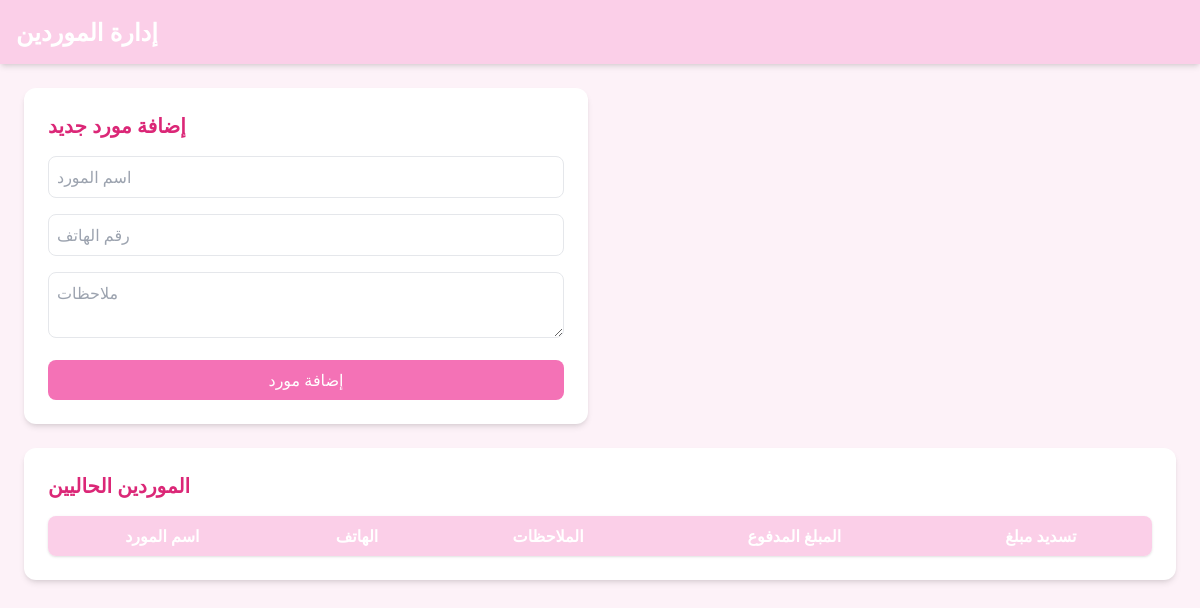
Before: /suppliers (signed in) with the older database file.
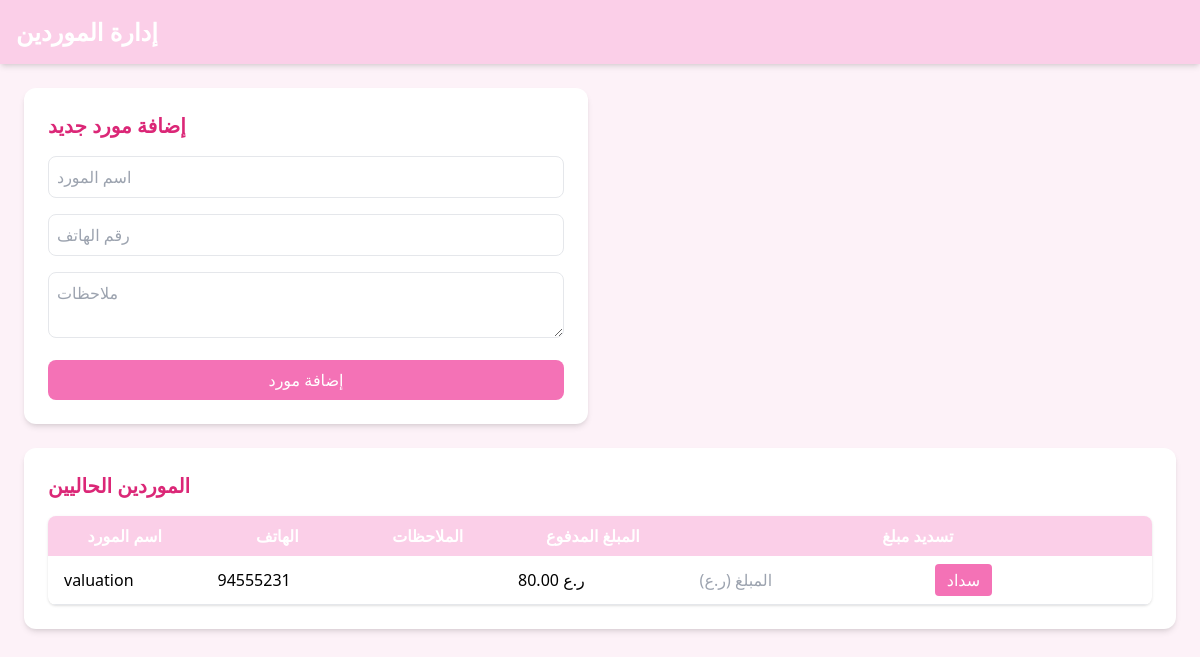
After: the same page with the newer database file.
### models.py (models this page shows)
class Supplier(db.Model):
    id = db.Column(db.Integer, primary_key=True)
    name = db.Column(db.String(100), nullable=False)
    phone = db.Column(db.String(20))
    notes = db.Column(db.Text)                  # العمود الجديد للملاحظات
    amount_paid = db.Column(db.Numeric(10,2))   # العمود الجديد للمبالغ المدفوعة

### routes/main.py (the view, shortened to what this page needs)
@main_bp.route('/suppliers', methods=['GET', 'POST'])
def suppliers_dashboard():
    if session.get('role') != 'admin':
        return "Access Denied", 403
    suppliers = Supplier.query.all()
    return render_template('suppliers_dashboard.html', suppliers=suppliers, username=session.get('username'))

### templates/suppliers_dashboard.html (shortened to what this page needs)
<!DOCTYPE html>
<html lang="en">
<head>
<script src="https://cdn.tailwindcss.com"></script>
</head>
<body class="bg-pink-50 font-sans">
<header class="bg-pink-200 p-4 shadow-md">
    <h1 class="text-2xl font-bold text-white">إدارة الموردين</h1>
</header>
<main class="p-6">
<div class="grid grid-cols-1 md:grid-cols-2 gap-6">
    <div class="bg-white p-6 rounded-xl shadow-md">
        <h2 class="text-xl font-semibold text-pink-600 mb-4">إضافة مورد جديد</h2>
        <form action="{{ url_for('main.suppliers_dashboard') }}" method="POST" class="space-y-4">
            <input type="text" name="name" placeholder="اسم المورد" class="w-full p-2 border rounded-lg" required>
            <input type="text" name="phone" placeholder="رقم الهاتف" class="w-full p-2 border rounded-lg">
            <textarea name="notes" placeholder="ملاحظات" class="w-full p-2 border rounded-lg"></textarea>
            <button type="submit" class="w-full bg-pink-400 text-white py-2 rounded-lg">إضافة مورد</button>
        </form>
    </div>
    <div class="bg-white p-6 rounded-xl shadow-md col-span-1 md:col-span-2">
        <h2 class="text-xl font-semibold text-pink-600 mb-4">الموردين الحاليين</h2>
        <table class="min-w-full bg-white shadow rounded-lg overflow-hidden">
    <thead class="bg-pink-200 text-white">
        <tr>
            <th class="py-2 px-4">اسم المورد</th>
            <th class="py-2 px-4">الهاتف</th>
            <th class="py-2 px-4">الملاحظات</th>
            <th class="py-2 px-4">المبلغ المدفوع</th>
            <th class="py-2 px-4">تسديد مبلغ</th>
        </tr>
    </thead>
    <tbody>
        {% for supplier in suppliers %}
        <tr class="border-b">
            <td class="py-2 px-4">{{ supplier.name }}</td>
            <td class="py-2 px-4">{{ supplier.phone }}</td>
            <td class="py-2 px-4">{{ supplier.notes }}</td>
            <td class="py-2 px-4">{{ supplier.amount_paid }} ر.ع</td>
            <td class="py-2 px-4">
                <form method="POST" action="{{ url_for('main.pay_supplier', supplier_id=supplier.id) }}">
    <input type="number" name="amount" step="0.01" placeholder="المبلغ (ر.ع)" required>
    <button type="submit" class="bg-pink-400 text-white px-3 py-1 rounded">سداد</button>
</form>
            </td>
        </tr>
        {% endfor %}
    </tbody>
</table>
    </div>
</div>
</main>
</body>
</html>

Changed rows visible on the page:
added Supplier: name "valuation", phone "94555231", amount_paid "80.00"
